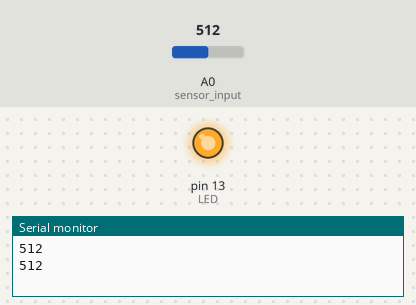
Recording of a sketch running on a simulated Arduino Uno, built with avr-gcc and run on an emulated ATmega328P. Parts: output pins drawn as LEDs (lit = HIGH), the last lines printed to the serial monitor. The inputs (shaded band) are chosen by the test bench; at power-on: A0 (sensor_input) = 512.

Above: at 2.0 s.
2.1 s: A0 (sensor_input) set to 412
3.8 s: A0 (sensor_input) set to 388
At 5.9 s:
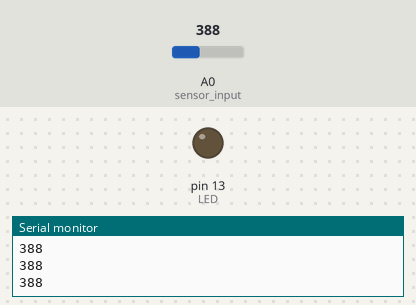
6.5 s: A0 (sensor_input) set to 410
At 7.1 s:
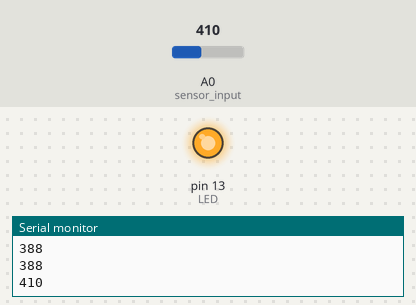
8.2 s: A0 (sensor_input) set to 390
At 10.2 s:
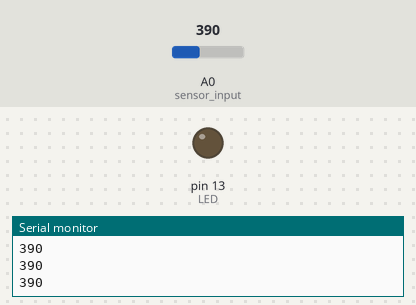
Timing chart, 0 to 11.5 s (numbered marks = the images above; inputs shaded):
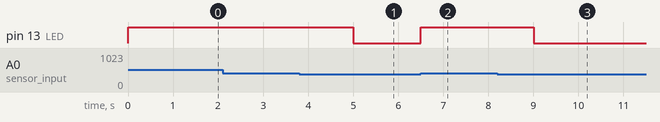

The sketch:

analog_input_threshold_LED.ino
```cpp
// Arduino C++ code - Analog input - if above a value, turn on LED
int LED = 13;
int sensor_input = A0;
int sensor_val = 1;

void setup()
{
  Serial.begin(9600);
  pinMode(LED, OUTPUT);
  pinMode(sensor_input, INPUT);
}

void loop()
{
  sensor_val = analogRead(sensor_input); // Reads the Switch
  Serial.println(sensor_val);
  if(sensor_val > 400) {  // If the Switch is presed, Turn on LED
    digitalWrite(LED, HIGH);
    delay(1000); // Wait for 1000 millisecond(s)
  }
  else {  // If the Switch is not presed, Turn off LED
    digitalWrite(LED, LOW);
  }
  delay(250);
}
```

Measured:
- the behaviour switches between 401 and 400 on A0 (sensor_input) (found by bisection; images 0 and 1)
- after the input at 3.8 s, pin 13 (LED): HIGH → LOW after 1.2 s
- after the input at 6.5 s, pin 13 (LED): LOW → HIGH at once
- after the input at 8.2 s, pin 13 (LED): HIGH → LOW after 0.80 s
